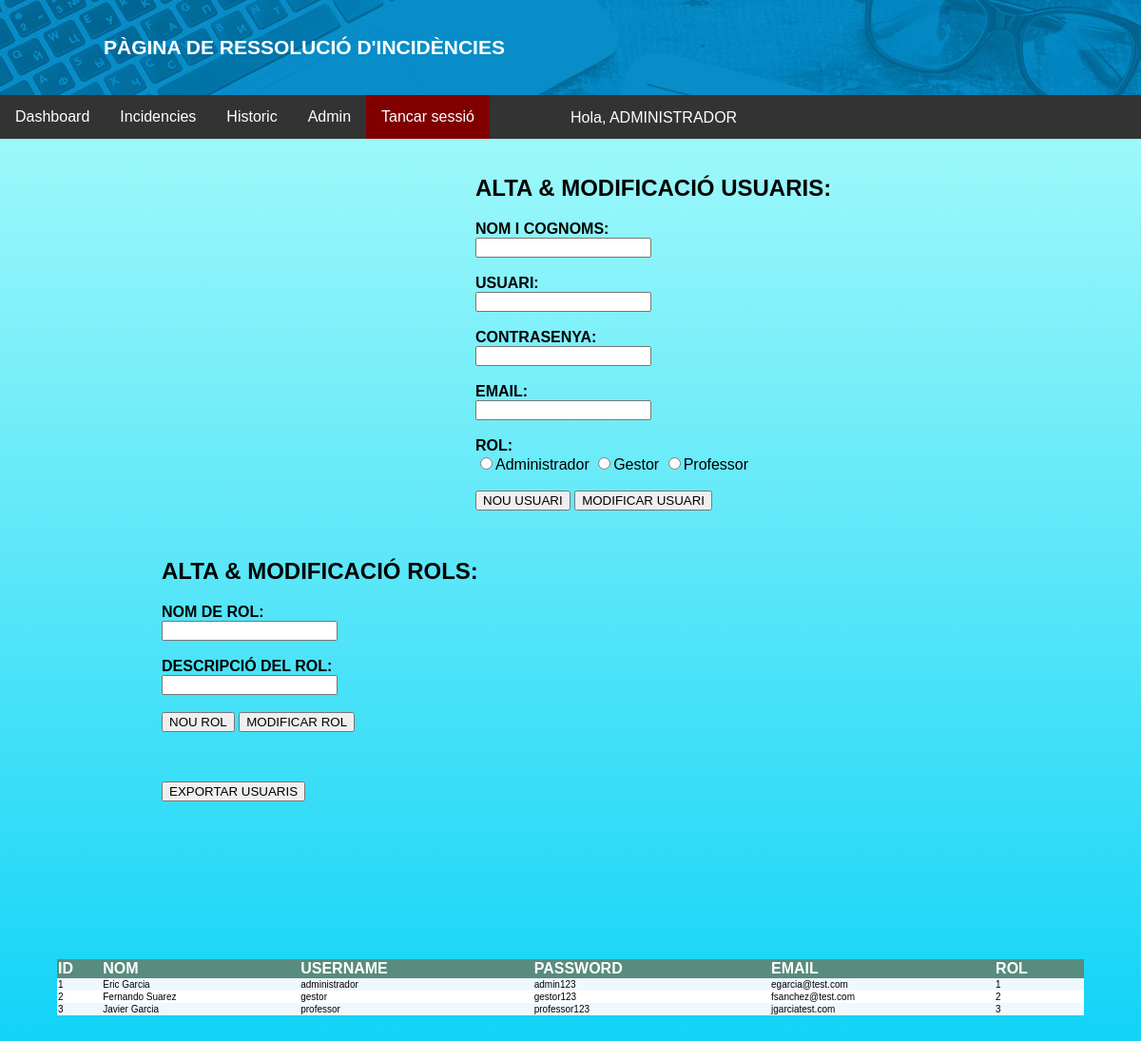
Screenshot of /admin.php (signed in) with the database file from the repository.
### tables this page shows
CREATE TABLE IF NOT EXISTS `users` (
	`id` int(11) NOT NULL AUTO_INCREMENT,
	`nom` varchar(50) NOT NULL,
  	`username` varchar(50) NOT NULL,
  	`password` varchar(255) NOT NULL,
  	`email` varchar(100) NOT NULL,
  	`rol` int(1),
    PRIMARY KEY (`id`,`rol`)
);

### admin.php (the view, shortened to what this page needs)
<html>
	<head>
	  <link rel="stylesheet" type="text/css" href="estil.css">
	</head>
	<body>
	<div id="banner">
		<div id="banner_titulo">PÀGINA DE RESSOLUCIÓ D'INCIDÈNCIES</div>
	</div>
	<ul>
	  <li><a href="dashboard.php">Dashboard</a></li>
	  <li><a href="incidencies.php">Incidencies</a></li>
	  <li><a href="historic.php">Historic</a></li>
	  <li><a href="admin.php">Admin</a></li>
	  <li><a class ="active2" href="logout.php">Tancar sessió</a></li>
	   <div class="user">  <li> Hola, <?php
		  $user= $_SESSION['uname'];
		echo strtoupper($user);
		?>
		</li>
	</ul>
	<br>
	<div class="form1">
	<form action="admin.php" method="post">
		<h2>ALTA & MODIFICACIÓ USUARIS:</h2>
		<label for="nom_cognoms">NOM I COGNOMS:</label>
		<br>
		<input type="text" name="nom" id="nom_cognoms">
		<br><br>
		<label for="nom_usuari">USUARI:</label>
		<br>
		<input type="text" name="username" id="nom_usuari">
		<br><br>
		<label for="clau_usuari">CONTRASENYA:</label>
		<br>
		<input type="password" name="pw" id="clau_usuari">
		<br>
		<br>
		<label for="mail">EMAIL:</label>
		<br>
		<input type="text" name="email" id="mail">
		<br><br>
		<label for="rol">ROL:</label>
		<br>
		<input type="radio" name="radio" value="1">Administrador
			<input type="radio" name="radio" value="2">Gestor
			<input type="radio" name="radio" value="3">Professor
			<br><br>
		<button name="nouuser" type="submit">NOU USUARI</button>
		<button name="moduser" type="submit">MODIFICAR USUARI</button>
	     </form>
	 </div>
	  <br><br>
	<div class="form2">
	<form action="admin.php" method="post">
		  <h2>ALTA & MODIFICACIÓ ROLS:</h2>
		<label for="nom_rol">NOM DE ROL:</label>
		<br>
		<input type="text" name="rol" id="nom_rol">
		<br><br>
		<label for="descripcio_incidencia">DESCRIPCIÓ DEL ROL:</label>
		<br>
		<input type="text" name="desc" id="nom_rol" cols="40" rows="5">
		<br><br>
		<button name="nourol" type="submit">NOU ROL</button>
		<button name="modrol" type="submit">MODIFICAR ROL</button>
		</form>
		<br><br>
		<form>
	     		 <input type="button" onclick="window.location.href = 'users_export.php';" value="EXPORTAR USUARIS"/>
	    	</form>
	</div>
	<br><br><br>
	<?php
	$link = mysqli_connect("localhost", "adminbd", "admin123", "login");
	$sql = "SELECT * from users order by id";
	if($resultado = mysqli_query($link, $sql)){
	if(mysqli_num_rows($resultado) > 0){
		echo "<table align='center' class='table table-striped' id='userTbl' >";
		echo "<tr>";
		echo "<th>ID</th>";
		echo "<th>NOM</th>";
		echo "<th>USERNAME</th>";
		echo "<th>PASSWORD</th>";
		echo "<th>EMAIL</th>";
		echo "<th>ROL</th>";
		echo "</tr>";
		while($row = mysqli_fetch_array($resultado)){
			echo "<tr>";
			echo "<td>" . $row['id'] . "</td>";
			echo "<td>" . $row['nom'] . "</td>";
			echo "<td>" . $row['username'] . "</td>";
			echo "<td>" . $row['password'] . "</td>";
			echo "<td>" . $row['email'] . "</td>";
			echo "<td>" . $row['rol'] . "</td>";
			echo "</tr>";
		}
		echo "</table>";
		} else{
		echo "";
		}
	} else{
	echo "ERROR: Could not able to execute $sql. " . mysqli_error($link);
	}
	?>
	<br><br><br>
	</body>
</html>

### estil.css (style rules this page uses)
body { background: #b2fefa; background: -webkit-linear-gradient(to bottom, #b2fefa, #0ed2f7); background: linear-gradient(to bottom, #b2fefa, #0ed2f7); background-size: cover; font-family: Arial; background-repeat: no-repeat; margin: 0; background-attachment: fixed; }
table { border-collapse: collapse; background-color: white; width: 90%; color: #55555; font-family: arial; font-size: 10px; text-align: left; }
th { background-color: #588c7e; font-size: 16px; color: white; position: static; }
tr:nth-child(even) { background-color: #F0F8FF }
ul { list-style-type: none; margin: 0; padding: 0; overflow: hidden; background-color: #333; }
li { float: left; color: white; }
li a { display: inline-block; color: white; text-align: center; padding: 14px 16px; text-decoration: inherit; }
.active2 { background-color: maroon; }
div.user { text-align: center; margin-left:600px; padding-top: 15px; position: absolute; font-size: 16px; }
#banner { width: 100%; background-image: url("banner.jpeg"); height: 100px; background-position: center; }
label { text-align: arial; font-weight: bold; margin-top: 50px; }
#banner_titulo { text-align: arial; color: white; font-size: 21px; font-weight: bold; position: absolute; margin-top: 50px; margin-left: 320px; transform: translate(-50%, -50%); }
* { box-sizing: border-box; }
div.form1 { float: left; padding-left: 500px; padding-bottom: 50px; clear: none; }
div.form2 { padding-left: 170px ; float: left; padding-bottom: 150px ; margin-top: -36px; clear: none; }

### rows the page displays
users: id "1", nom "Eric Garcia", username "administrador", password "admin123", email "egarcia@test.com", rol "1"
users: id "2", nom "Fernando Suarez", username "gestor", password "gestor123", email "fsanchez@test.com", rol "2"
users: id "3", nom "Javier Garcia", username "professor", password "professor123", email "jgarciatest.com", rol "3"

### other values shown
$user "ADMINISTRADOR"
